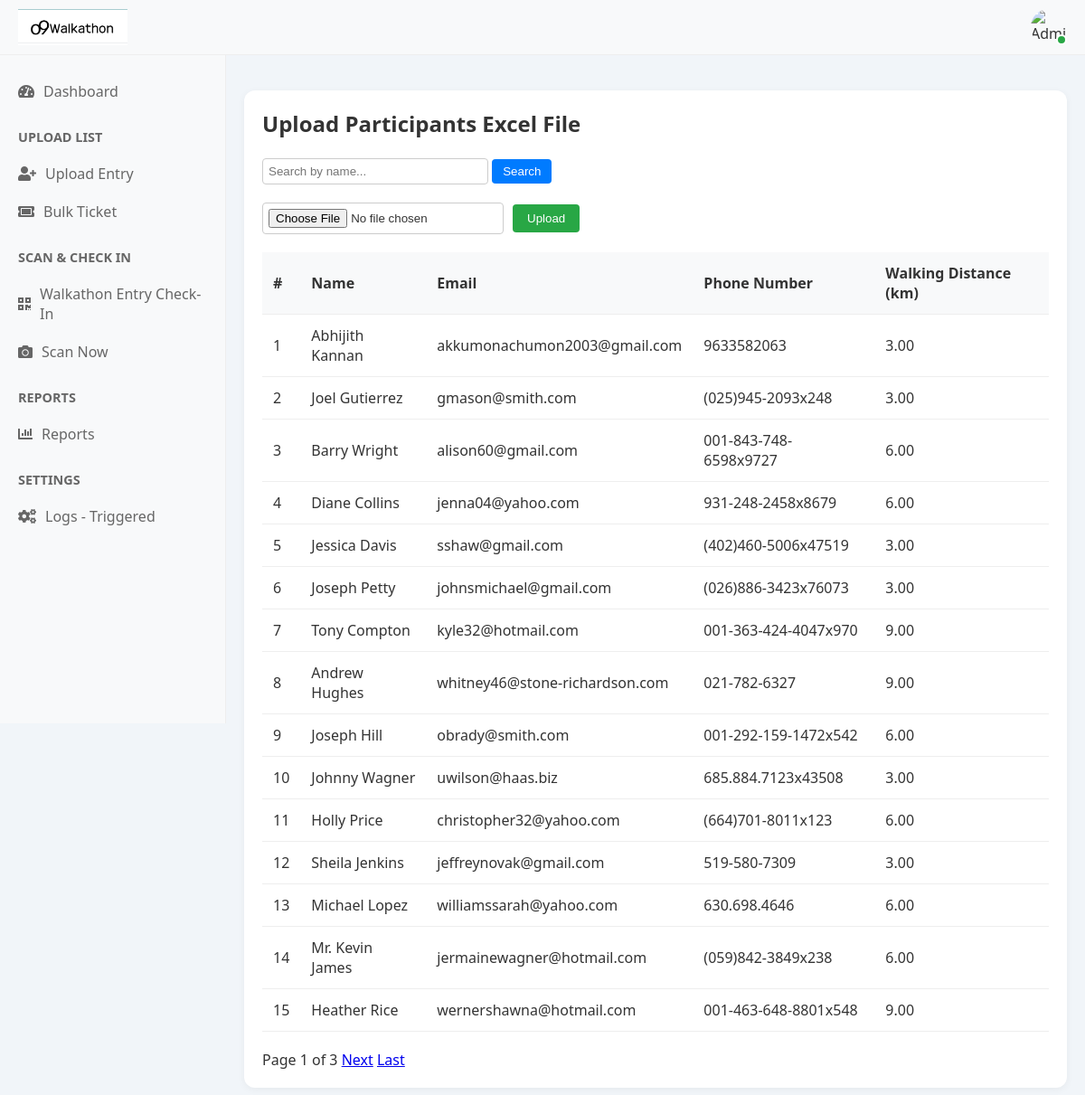
The app's page /upload_excel/ with its own data.
### walkathon_app/models.py (models this page shows, shortened)
class Participant(models.Model):
    unique_id = models.CharField(max_length=20, unique=True,default=uuid.uuid4)
    name = models.CharField(max_length=255)
    email = models.EmailField()
    phone_number = models.CharField(max_length=20)
    walking_distance_km = models.DecimalField(max_digits=5, decimal_places=2)
    registered_at = models.DateTimeField(auto_now_add=True)
    gender = models.CharField(max_length=10, choices=[('Male', 'Male'), ('Female', 'Female'), ('Others', 'Others')], null=True, blank=True)
    working_professional = models.CharField(max_length=3, choices=[('Yes', 'Yes'), ('No', 'No')], null=True, blank=True)
    o9_employee = models.CharField(max_length=3, choices=[('Yes', 'Yes'), ('No', 'No')], null=True, blank=True)
    employee_code = models.CharField(max_length=100, null=True, blank=True)
    company_name = models.CharField(max_length=255, null=True, blank=True)

### walkathon_app/views.py (the view)
# urls.py: path('upload_excel/', views.upload_excel, name='upload_excel'),
def upload_excel(request):
    if request.method == 'POST' and request.FILES.get('excel_file'):
        pass  # Keep your existing file parsing logic here
    search_query = request.GET.get('search', '')
    participants_qs = Participant.objects.all().order_by('-id')
    if search_query:
        participants_qs = participants_qs.filter(Q(name__icontains=search_query))
    paginator = Paginator(participants_qs, 15)  # 15 per page
    page_number = request.GET.get('page')
    page_obj = paginator.get_page(page_number)
    return render(request, 'registered_list.html', {
        'participants': page_obj,
        'page_obj': page_obj,
        'search_query': search_query,
    })

### templates/registered_list.html (shortened to what this page needs)
{% extends "base.html" %}
{% load static %}
{% block content %}
<div class="upload-section">
    <h2>Upload Participants Excel File</h2>
    <br>
    <form method="GET" action="" style="margin-bottom: 20px;">
    <input type="text" name="search" placeholder="Search by name..." value="{{ search_query }}" style="padding: 6px; width: 250px; border: 1px solid #ccc; border-radius: 4px;">
    <button type="submit" style="padding: 6px 12px; border: none; background-color: #007bff; color: white; border-radius: 4px;">Search</button>
    </form>
    <form method="POST" action="{% url 'upload_excel' %}" enctype="multipart/form-data" class="upload-form">
        <input type="file" name="excel_file" accept=".xlsx,.xls" required>
        <button type="submit">Upload</button>
    </form>
    {% if participants %}
    <table>
        <thead>
            <tr>
                <th>#</th>
                <th>Name</th>
                <th>Email</th>
                <th>Phone Number</th>
                <th>Walking Distance (km)</th>
            </tr>
        </thead>
        <tbody>
            {% for participant in page_obj %}
            <tr>
                <td>{{ forloop.counter }}</td>
                <td>{{ participant.name }}</td>
                <td>{{ participant.email }}</td>
                <td>{{ participant.phone_number }}</td>
                <td>{{ participant.walking_distance_km }}</td>
            </tr>
            {% endfor %}
        </tbody>
    </table>
    <div class="pagination" style="margin-top: 20px;">
    <span>Page {{ page_obj.number }} of {{ page_obj.paginator.num_pages }}</span>
    {% if page_obj.has_next %}
        <a href="?page={{ page_obj.next_page_number }}{% if search_query %}&search={{ search_query }}{% endif %}">Next</a>
        <a href="?page={{ page_obj.paginator.num_pages }}{% if search_query %}&search={{ search_query }}{% endif %}">Last</a>
    {% endif %}
</div>
    {% else %}
        <p>No data to display. Upload an Excel file to see participants.</p>
    {% endif %}
</div>
{% endblock %}

### templates/base.html (style rules this page uses)
* { margin: 0; padding: 0; box-sizing: border-box; }
body { font-family: 'Segoe UI', Tahoma, Geneva, Verdana, sans-serif; background: #f1f5f9; color: #333; }

### templates/registered_list.html (style rules this page uses)
.upload-section { background: #fff; padding: 20px; border-radius: 12px; box-shadow: 0 2px 8px rgba(0, 0, 0, 0.05); margin-top: 20px; }
.upload-form { display: flex; align-items: center; gap: 10px; margin-bottom: 20px; }
.upload-form input[type="file"] { border: 1px solid #ccc; padding: 6px; border-radius: 4px; }
.upload-form button { background-color: #28a745; color: white; padding: 8px 16px; border: none; border-radius: 4px; cursor: pointer; }
table { width: 100%; border-collapse: collapse; margin-top: 10px; }
th, td { padding: 12px; text-align: left; border-bottom: 1px solid #eee; }
th { background-color: #f8f9fa; font-weight: 600; }

### records on screen
Participant: name "Abhijith Kannan", email "akkumonachumon2003@gmail.com", phone_number "9633582063", walking_distance_km "3.00"
Participant: name "Joel Gutierrez", email "gmason@smith.com", phone_number "(025)945-2093x248", walking_distance_km "3.00"
Participant: name "Barry Wright", email "alison60@gmail.com", phone_number "001-843-748-6598x9727", walking_distance_km "6.00"
Participant: name "Diane Collins", email "jenna04@yahoo.com", phone_number "931-248-2458x8679", walking_distance_km "6.00"
Participant: name "Jessica Davis", email "sshaw@gmail.com", phone_number "(402)460-5006x47519", walking_distance_km "3.00"
Participant: name "Joseph Petty", email "johnsmichael@gmail.com", phone_number "(026)886-3423x76073", walking_distance_km "3.00"
Participant: name "Tony Compton", email "kyle32@hotmail.com", phone_number "001-363-424-4047x970", walking_distance_km "9.00"
Participant: name "Andrew Hughes", email "whitney46@stone-richardson.com", phone_number "021-782-6327", walking_distance_km "9.00"
Participant: name "Joseph Hill", email "obrady@smith.com", phone_number "001-292-159-1472x542", walking_distance_km "6.00"
Participant: name "Johnny Wagner", email "uwilson@haas.biz", phone_number "685.884.7123x43508", walking_distance_km "3.00"
Participant: name "Holly Price", email "christopher32@yahoo.com", phone_number "(664)701-8011x123", walking_distance_km "6.00"
Participant: name "Sheila Jenkins", email "jeffreynovak@gmail.com", phone_number "519-580-7309", walking_distance_km "3.00"
Participant: name "Michael Lopez", email "williamssarah@yahoo.com", phone_number "630.698.4646", walking_distance_km "6.00"
Participant: name "Mr. Kevin James", email "jermainewagner@hotmail.com", phone_number "(059)842-3849x238", walking_distance_km "6.00"
Participant: name "Heather Rice", email "wernershawna@hotmail.com", phone_number "001-463-648-8801x548", walking_distance_km "9.00"

### other values on screen
{{ page_obj.number }} "1"
{{ page_obj.paginator.num_pages }} "3"
